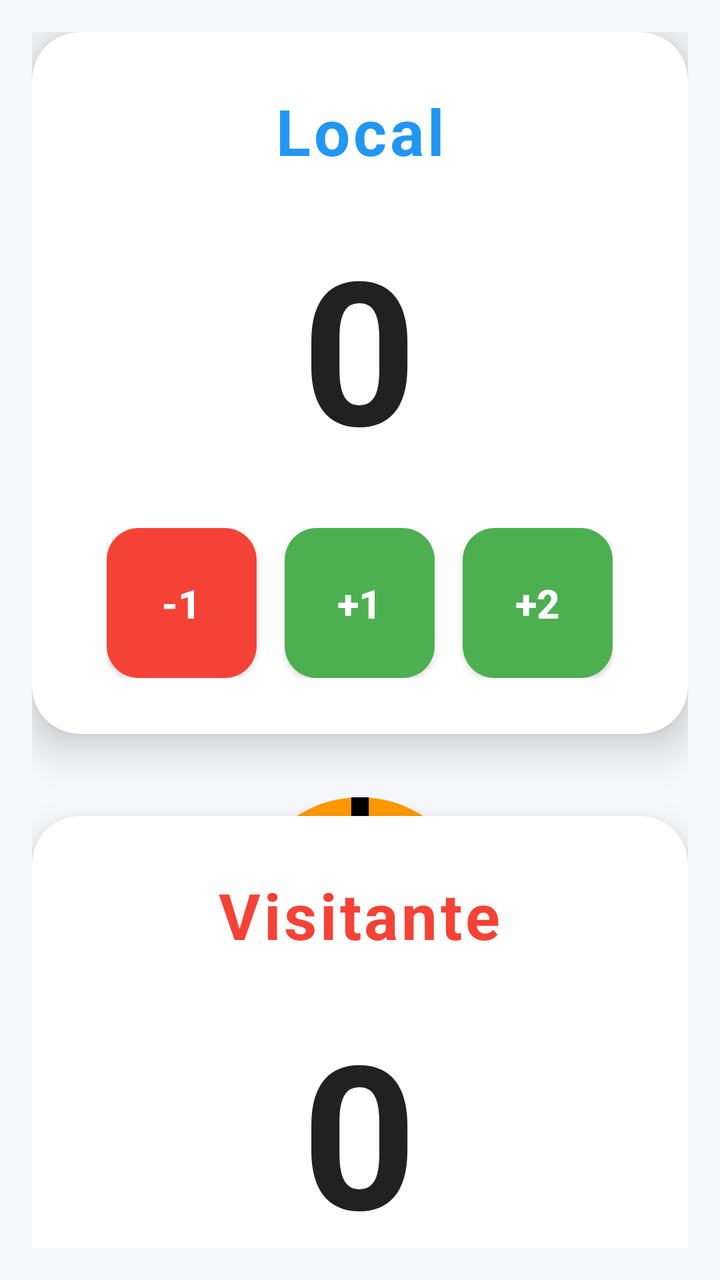
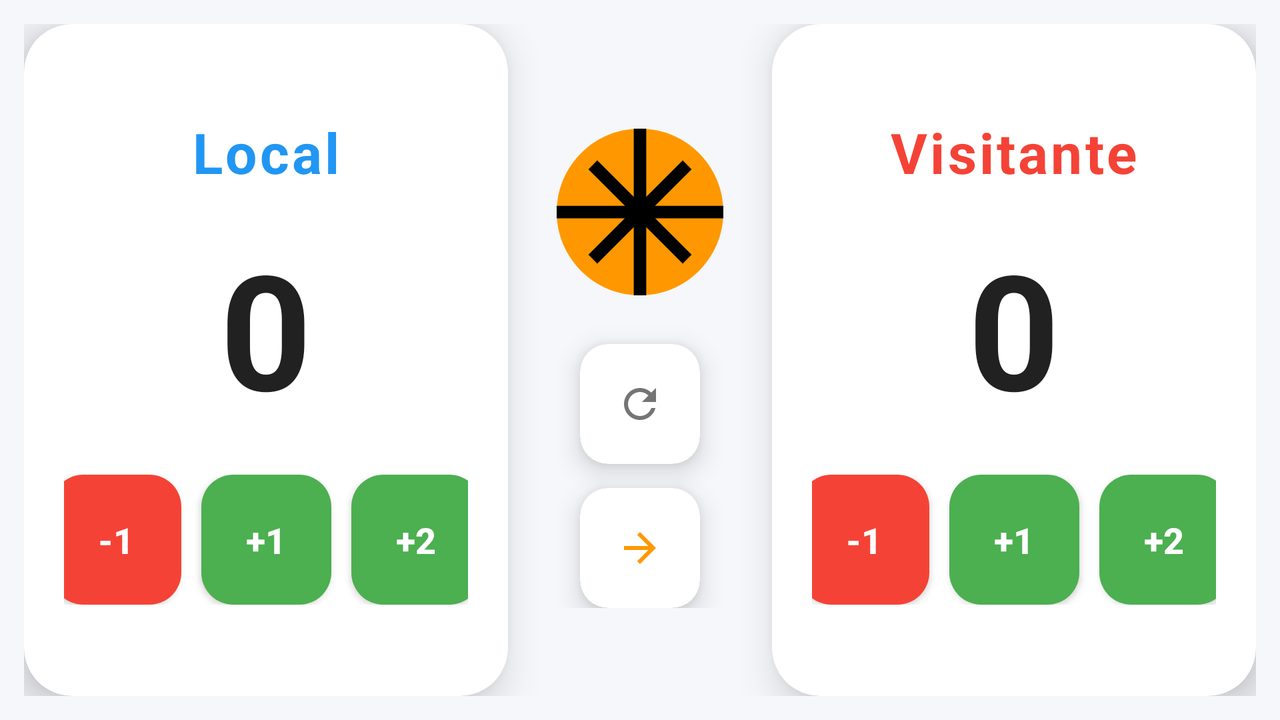

An Android layout and its configuration variant, each rendered on a device that would load it. The default file and the variant file are quoted in full after the pictures.
<!-- AndroidManifest.xml: activity theme Theme.Basketball -->
<!-- res/layout/activity_main.xml -->
<?xml version="1.0" encoding="utf-8"?>
<layout xmlns:android="http://schemas.android.com/apk/res/android"
    xmlns:app="http://schemas.android.com/apk/res-auto"
    xmlns:tools="http://schemas.android.com/tools">

    <androidx.constraintlayout.widget.ConstraintLayout
        android:layout_width="match_parent"
        android:layout_height="match_parent"
        android:background="@color/background_light"
        android:padding="16dp"
        tools:context=".MainActivity">

        
        <androidx.cardview.widget.CardView
            android:id="@+id/cardLocal"
            android:layout_width="0dp"
            android:layout_height="wrap_content"
            android:layout_marginBottom="16dp"
            app:cardCornerRadius="24dp"
            app:cardElevation="12dp"
            app:cardBackgroundColor="@color/card_background"
            app:layout_constraintEnd_toEndOf="parent"
            app:layout_constraintStart_toStartOf="parent"
            app:layout_constraintTop_toTopOf="parent">

            <LinearLayout
                android:layout_width="match_parent"
                android:layout_height="wrap_content"
                android:orientation="vertical"
                android:padding="28dp"
                android:gravity="center">

                <TextView
                    android:id="@+id/textViewLocal"
                    android:layout_width="wrap_content"
                    android:layout_height="wrap_content"
                    android:text="@string/team_local"
                    android:textSize="32sp"
                    android:textStyle="bold"
                    android:textColor="@color/primary_blue"
                    android:letterSpacing="0.05"
                    android:layout_marginBottom="20dp" />

                <TextView
                    android:id="@+id/textViewLocalScore"
                    android:layout_width="wrap_content"
                    android:layout_height="wrap_content"
                    android:text="0"
                    android:textSize="100sp"
                    android:textStyle="bold"
                    android:textColor="@color/text_primary"
                    android:letterSpacing="0.1"
                    android:layout_marginBottom="24dp" />

                <LinearLayout
                    android:layout_width="wrap_content"
                    android:layout_height="wrap_content"
                    android:orientation="horizontal"
                    android:gravity="center">

                    <Button
                        android:id="@+id/buttonLocalMinus"
                        android:layout_width="75dp"
                        android:layout_height="75dp"
                        android:text="@string/button_subtract_one"
                        android:textSize="20sp"
                        android:textStyle="bold"
                        android:textColor="@color/white"
                        android:background="@drawable/button_score_negative"
                        android:layout_marginEnd="14dp"
                        android:elevation="4dp" />

                    <Button
                        android:id="@+id/buttonLocalPlus1"
                        android:layout_width="75dp"
                        android:layout_height="75dp"
                        android:text="@string/button_add_one"
                        android:textSize="20sp"
                        android:textStyle="bold"
                        android:textColor="@color/white"
                        android:background="@drawable/button_score_positive"
                        android:layout_marginEnd="14dp"
                        android:elevation="4dp" />

                    <Button
                        android:id="@+id/buttonLocalPlus2"
                        android:layout_width="75dp"
                        android:layout_height="75dp"
                        android:text="@string/button_add_two"
                        android:textSize="20sp"
                        android:textStyle="bold"
                        android:textColor="@color/white"
                        android:background="@drawable/button_score_positive"
                        android:elevation="4dp" />
                </LinearLayout>
            </LinearLayout>
        </androidx.cardview.widget.CardView>

        
        <LinearLayout
            android:id="@+id/controlLayout"
            android:layout_width="0dp"
            android:layout_height="wrap_content"
            android:orientation="horizontal"
            android:gravity="center"
            android:layout_marginTop="20dp"
            android:layout_marginBottom="20dp"
            app:layout_constraintEnd_toEndOf="parent"
            app:layout_constraintStart_toStartOf="parent"
            app:layout_constraintTop_toBottomOf="@+id/cardLocal">

            <androidx.cardview.widget.CardView
                android:layout_width="wrap_content"
                android:layout_height="wrap_content"
                app:cardCornerRadius="16dp"
                app:cardElevation="8dp"
                app:cardBackgroundColor="@color/card_background"
                android:layout_marginEnd="20dp">

                <ImageButton
                    android:id="@+id/buttonReset"
                    android:layout_width="72dp"
                    android:layout_height="72dp"
                    android:src="@drawable/ic_reset"
                    android:contentDescription="@string/button_reset"
                    android:background="?attr/selectableItemBackgroundBorderless"
                    android:padding="16dp"
                    android:tint="@color/text_secondary" />
            </androidx.cardview.widget.CardView>

            <ImageView
                android:id="@+id/imageViewBasketball"
                android:layout_width="140dp"
                android:layout_height="140dp"
                android:src="@drawable/ic_basketball"
                android:contentDescription="@string/app_name"
                android:elevation="8dp" />

            <androidx.cardview.widget.CardView
                android:layout_width="wrap_content"
                android:layout_height="wrap_content"
                app:cardCornerRadius="16dp"
                app:cardElevation="8dp"
                app:cardBackgroundColor="@color/card_background"
                android:layout_marginStart="20dp">

                <ImageButton
                    android:id="@+id/buttonNext"
                    android:layout_width="72dp"
                    android:layout_height="72dp"
                    android:src="@drawable/ic_arrow_forward"
                    android:contentDescription="@string/button_next"
                    android:background="?attr/selectableItemBackgroundBorderless"
                    android:padding="16dp"
                    android:tint="@color/button_primary" />
            </androidx.cardview.widget.CardView>
        </LinearLayout>

        
        <androidx.cardview.widget.CardView
            android:id="@+id/cardVisitor"
            android:layout_width="0dp"
            android:layout_height="wrap_content"
            android:layout_marginTop="16dp"
            app:cardCornerRadius="24dp"
            app:cardElevation="12dp"
            app:cardBackgroundColor="@color/card_background"
            app:layout_constraintEnd_toEndOf="parent"
            app:layout_constraintStart_toStartOf="parent"
            app:layout_constraintTop_toBottomOf="@+id/controlLayout"
            app:layout_constraintBottom_toBottomOf="parent">

            <LinearLayout
                android:layout_width="match_parent"
                android:layout_height="wrap_content"
                android:orientation="vertical"
                android:padding="28dp"
                android:gravity="center">

                <TextView
                    android:id="@+id/textViewVisitor"
                    android:layout_width="wrap_content"
                    android:layout_height="wrap_content"
                    android:text="@string/team_visitor"
                    android:textSize="32sp"
                    android:textStyle="bold"
                    android:textColor="@color/accent_red"
                    android:letterSpacing="0.05"
                    android:layout_marginBottom="20dp" />

                <TextView
                    android:id="@+id/textViewVisitorScore"
                    android:layout_width="wrap_content"
                    android:layout_height="wrap_content"
                    android:text="0"
                    android:textSize="100sp"
                    android:textStyle="bold"
                    android:textColor="@color/text_primary"
                    android:letterSpacing="0.1"
                    android:layout_marginBottom="24dp" />

                <LinearLayout
                    android:layout_width="wrap_content"
                    android:layout_height="wrap_content"
                    android:orientation="horizontal"
                    android:gravity="center">

                    <Button
                        android:id="@+id/buttonVisitorMinus"
                        android:layout_width="75dp"
                        android:layout_height="75dp"
                        android:text="@string/button_subtract_one"
                        android:textSize="20sp"
                        android:textStyle="bold"
                        android:textColor="@color/white"
                        android:background="@drawable/button_score_negative"
                        android:layout_marginEnd="14dp"
                        android:elevation="4dp" />

                    <Button
                        android:id="@+id/buttonVisitorPlus1"
                        android:layout_width="75dp"
                        android:layout_height="75dp"
                        android:text="@string/button_add_one"
                        android:textSize="20sp"
                        android:textStyle="bold"
                        android:textColor="@color/white"
                        android:background="@drawable/button_score_positive"
                        android:layout_marginEnd="14dp"
                        android:elevation="4dp" />

                    <Button
                        android:id="@+id/buttonVisitorPlus2"
                        android:layout_width="75dp"
                        android:layout_height="75dp"
                        android:text="@string/button_add_two"
                        android:textSize="20sp"
                        android:textStyle="bold"
                        android:textColor="@color/white"
                        android:background="@drawable/button_score_positive"
                        android:elevation="4dp" />
                </LinearLayout>
            </LinearLayout>
        </androidx.cardview.widget.CardView>

    </androidx.constraintlayout.widget.ConstraintLayout>
</layout>
<!-- resources referenced by this layout -->
<resources>
  <color name="accent_red">#F44336</color>
  <color name="background_light">#F5F7FA</color>
  <color name="button_primary">#FF9800</color>
  <color name="card_background">#FFFFFF</color>
  <color name="primary_blue">#2196F3</color>
  <color name="text_primary">#212121</color>
  <color name="text_secondary">#757575</color>
  <color name="white">#FFFFFFFF</color>
  <!-- drawable button_score_negative (drawable) -->
  <?xml version="1.0" encoding="utf-8"?>
  <selector xmlns:android="http://schemas.android.com/apk/res/android">
      <item android:state_pressed="true">
          <shape android:shape="rectangle">
              <solid android:color="#C62828" />
              <corners android:radius="16dp" />
          </shape>
      </item>
      <item>
          <shape android:shape="rectangle">
              <solid android:color="@color/accent_red" />
              <corners android:radius="16dp" />
          </shape>
      </item>
  </selector>
  <!-- drawable button_score_positive (drawable) -->
  <?xml version="1.0" encoding="utf-8"?>
  <selector xmlns:android="http://schemas.android.com/apk/res/android">
      <item android:state_pressed="true">
          <shape android:shape="rectangle">
              <solid android:color="#388E3C" />
              <corners android:radius="16dp" />
          </shape>
      </item>
      <item>
          <shape android:shape="rectangle">
              <solid android:color="@color/accent_green" />
              <corners android:radius="16dp" />
          </shape>
      </item>
  </selector>
  <!-- drawable ic_arrow_forward (drawable) -->
  <?xml version="1.0" encoding="utf-8"?>
  
  <vector xmlns:android="http://schemas.android.com/apk/res/android"
      android:width="24dp"
      android:height="24dp"
      android:viewportWidth="24"
      android:viewportHeight="24">
      <path
          android:fillColor="#757575"
          android:pathData="M12,4l-1.41,1.41L16.17,11H4v2h12.17l-5.58,5.59L12,20l8,-8z"/>
  </vector>
  <!-- drawable ic_reset (drawable) -->
  <?xml version="1.0" encoding="utf-8"?>
  
  <vector xmlns:android="http://schemas.android.com/apk/res/android"
      android:width="24dp"
      android:height="24dp"
      android:viewportWidth="24"
      android:viewportHeight="24">
      <path
          android:fillColor="#757575"
          android:pathData="M17.65,6.35C16.2,4.9 14.21,4 12,4c-4.42,0 -7.99,3.58 -7.99,8s3.57,8 7.99,8c3.73,0 6.84,-2.55 7.73,-6h-2.08c-0.82,2.33 -3.04,4 -5.65,4 -3.31,0 -6,-2.69 -6,-6s2.69,-6 6,-6c1.66,0 3.14,0.69 4.22,1.78L13,11h7V4l-2.35,2.35z"/>
  </vector>
  <string name="app_name">Basketball Score</string>
  <string name="button_add_one">+1</string>
  <string name="button_add_two">+2</string>
  <string name="button_next">Siguiente</string>
  <string name="button_reset">Reset</string>
  <string name="button_subtract_one">-1</string>
  <string name="team_local">Local</string>
  <string name="team_visitor">Visitante</string>
  <style name="Theme.Basketball" parent="Theme.AppCompat.Light.NoActionBar">
          <item name="colorPrimary">@color/button_primary</item>
          <item name="colorPrimaryDark">@color/button_primary_dark</item>
          <item name="colorAccent">@color/primary_blue</item>
          <item name="android:windowBackground">@color/background_light</item>
          <item name="android:textColorPrimary">@color/text_primary</item>
          <item name="android:textColorSecondary">@color/text_secondary</item>
      </style>
  <color name="accent_green">#4CAF50</color>
  <color name="button_primary_dark">#F57C00</color>
</resources>
<!-- res/layout-land/activity_main.xml (the repository's variant of the layout above) -->
<!-- drawn on the phone turned sideways -->
<?xml version="1.0" encoding="utf-8"?>

<layout xmlns:android="http://schemas.android.com/apk/res/android"
    xmlns:app="http://schemas.android.com/apk/res-auto"
    xmlns:tools="http://schemas.android.com/tools">

    <androidx.constraintlayout.widget.ConstraintLayout
        android:layout_width="match_parent"
        android:layout_height="match_parent"
        android:background="@color/background_light"
        android:padding="12dp"
        tools:context=".MainActivity">

        
        <androidx.cardview.widget.CardView
            android:id="@+id/cardLocal"
            android:layout_width="0dp"
            android:layout_height="0dp"
            android:layout_marginEnd="8dp"
            app:cardCornerRadius="24dp"
            app:cardElevation="12dp"
            app:cardBackgroundColor="@color/card_background"
            app:layout_constraintEnd_toStartOf="@+id/controlLayout"
            app:layout_constraintStart_toStartOf="parent"
            app:layout_constraintTop_toTopOf="parent"
            app:layout_constraintBottom_toBottomOf="parent">

            <LinearLayout
                android:layout_width="match_parent"
                android:layout_height="match_parent"
                android:orientation="vertical"
                android:padding="20dp"
                android:gravity="center">

                <TextView
                    android:id="@+id/textViewLocal"
                    android:layout_width="wrap_content"
                    android:layout_height="wrap_content"
                    android:text="@string/team_local"
                    android:textSize="28sp"
                    android:textStyle="bold"
                    android:textColor="@color/primary_blue"
                    android:letterSpacing="0.05"
                    android:layout_marginBottom="16dp" />

                <TextView
                    android:id="@+id/textViewLocalScore"
                    android:layout_width="wrap_content"
                    android:layout_height="wrap_content"
                    android:text="0"
                    android:textSize="80sp"
                    android:textStyle="bold"
                    android:textColor="@color/text_primary"
                    android:letterSpacing="0.1"
                    android:layout_marginBottom="20dp" />

                <LinearLayout
                    android:layout_width="wrap_content"
                    android:layout_height="wrap_content"
                    android:orientation="horizontal"
                    android:gravity="center">

                    <Button
                        android:id="@+id/buttonLocalMinus"
                        android:layout_width="65dp"
                        android:layout_height="65dp"
                        android:text="@string/button_subtract_one"
                        android:textSize="18sp"
                        android:textStyle="bold"
                        android:textColor="@color/white"
                        android:background="@drawable/button_score_negative"
                        android:layout_marginEnd="10dp"
                        android:elevation="4dp" />

                    <Button
                        android:id="@+id/buttonLocalPlus1"
                        android:layout_width="65dp"
                        android:layout_height="65dp"
                        android:text="@string/button_add_one"
                        android:textSize="18sp"
                        android:textStyle="bold"
                        android:textColor="@color/white"
                        android:background="@drawable/button_score_positive"
                        android:layout_marginEnd="10dp"
                        android:elevation="4dp" />

                    <Button
                        android:id="@+id/buttonLocalPlus2"
                        android:layout_width="65dp"
                        android:layout_height="65dp"
                        android:text="@string/button_add_two"
                        android:textSize="18sp"
                        android:textStyle="bold"
                        android:textColor="@color/white"
                        android:background="@drawable/button_score_positive"
                        android:elevation="4dp" />
                </LinearLayout>
            </LinearLayout>
        </androidx.cardview.widget.CardView>

        
        <LinearLayout
            android:id="@+id/controlLayout"
            android:layout_width="wrap_content"
            android:layout_height="wrap_content"
            android:orientation="vertical"
            android:gravity="center"
            android:layout_marginStart="8dp"
            android:layout_marginEnd="8dp"
            app:layout_constraintEnd_toStartOf="@+id/cardVisitor"
            app:layout_constraintStart_toEndOf="@+id/cardLocal"
            app:layout_constraintTop_toTopOf="parent"
            app:layout_constraintBottom_toBottomOf="parent"
            app:layout_constraintHorizontal_bias="0.5">

            <ImageView
                android:id="@+id/imageViewBasketball"
                android:layout_width="100dp"
                android:layout_height="100dp"
                android:src="@drawable/ic_basketball"
                android:contentDescription="@string/app_name"
                android:elevation="8dp"
                android:layout_marginBottom="16dp" />

            <androidx.cardview.widget.CardView
                android:layout_width="wrap_content"
                android:layout_height="wrap_content"
                app:cardCornerRadius="14dp"
                app:cardElevation="8dp"
                app:cardBackgroundColor="@color/card_background"
                android:layout_marginBottom="12dp">

                <ImageButton
                    android:id="@+id/buttonReset"
                    android:layout_width="60dp"
                    android:layout_height="60dp"
                    android:src="@drawable/ic_reset"
                    android:contentDescription="@string/button_reset"
                    android:background="?attr/selectableItemBackgroundBorderless"
                    android:padding="14dp"
                    android:tint="@color/text_secondary" />
            </androidx.cardview.widget.CardView>

            <androidx.cardview.widget.CardView
                android:layout_width="wrap_content"
                android:layout_height="wrap_content"
                app:cardCornerRadius="14dp"
                app:cardElevation="8dp"
                app:cardBackgroundColor="@color/card_background">

                <ImageButton
                    android:id="@+id/buttonNext"
                    android:layout_width="60dp"
                    android:layout_height="60dp"
                    android:src="@drawable/ic_arrow_forward"
                    android:contentDescription="@string/button_next"
                    android:background="?attr/selectableItemBackgroundBorderless"
                    android:padding="14dp"
                    android:tint="@color/button_primary" />
            </androidx.cardview.widget.CardView>
        </LinearLayout>

        
        <androidx.cardview.widget.CardView
            android:id="@+id/cardVisitor"
            android:layout_width="0dp"
            android:layout_height="0dp"
            android:layout_marginStart="8dp"
            app:cardCornerRadius="24dp"
            app:cardElevation="12dp"
            app:cardBackgroundColor="@color/card_background"
            app:layout_constraintEnd_toEndOf="parent"
            app:layout_constraintStart_toEndOf="@+id/controlLayout"
            app:layout_constraintTop_toTopOf="parent"
            app:layout_constraintBottom_toBottomOf="parent">

            <LinearLayout
                android:layout_width="match_parent"
                android:layout_height="match_parent"
                android:orientation="vertical"
                android:padding="20dp"
                android:gravity="center">

                <TextView
                    android:id="@+id/textViewVisitor"
                    android:layout_width="wrap_content"
                    android:layout_height="wrap_content"
                    android:text="@string/team_visitor"
                    android:textSize="28sp"
                    android:textStyle="bold"
                    android:textColor="@color/accent_red"
                    android:letterSpacing="0.05"
                    android:layout_marginBottom="16dp" />

                <TextView
                    android:id="@+id/textViewVisitorScore"
                    android:layout_width="wrap_content"
                    android:layout_height="wrap_content"
                    android:text="0"
                    android:textSize="80sp"
                    android:textStyle="bold"
                    android:textColor="@color/text_primary"
                    android:letterSpacing="0.1"
                    android:layout_marginBottom="20dp" />

                <LinearLayout
                    android:layout_width="wrap_content"
                    android:layout_height="wrap_content"
                    android:orientation="horizontal"
                    android:gravity="center">

                    <Button
                        android:id="@+id/buttonVisitorMinus"
                        android:layout_width="65dp"
                        android:layout_height="65dp"
                        android:text="@string/button_subtract_one"
                        android:textSize="18sp"
                        android:textStyle="bold"
                        android:textColor="@color/white"
                        android:background="@drawable/button_score_negative"
                        android:layout_marginEnd="10dp"
                        android:elevation="4dp" />

                    <Button
                        android:id="@+id/buttonVisitorPlus1"
                        android:layout_width="65dp"
                        android:layout_height="65dp"
                        android:text="@string/button_add_one"
                        android:textSize="18sp"
                        android:textStyle="bold"
                        android:textColor="@color/white"
                        android:background="@drawable/button_score_positive"
                        android:layout_marginEnd="10dp"
                        android:elevation="4dp" />

                    <Button
                        android:id="@+id/buttonVisitorPlus2"
                        android:layout_width="65dp"
                        android:layout_height="65dp"
                        android:text="@string/button_add_two"
                        android:textSize="18sp"
                        android:textStyle="bold"
                        android:textColor="@color/white"
                        android:background="@drawable/button_score_positive"
                        android:elevation="4dp" />
                </LinearLayout>
            </LinearLayout>
        </androidx.cardview.widget.CardView>

    </androidx.constraintlayout.widget.ConstraintLayout>
</layout>
